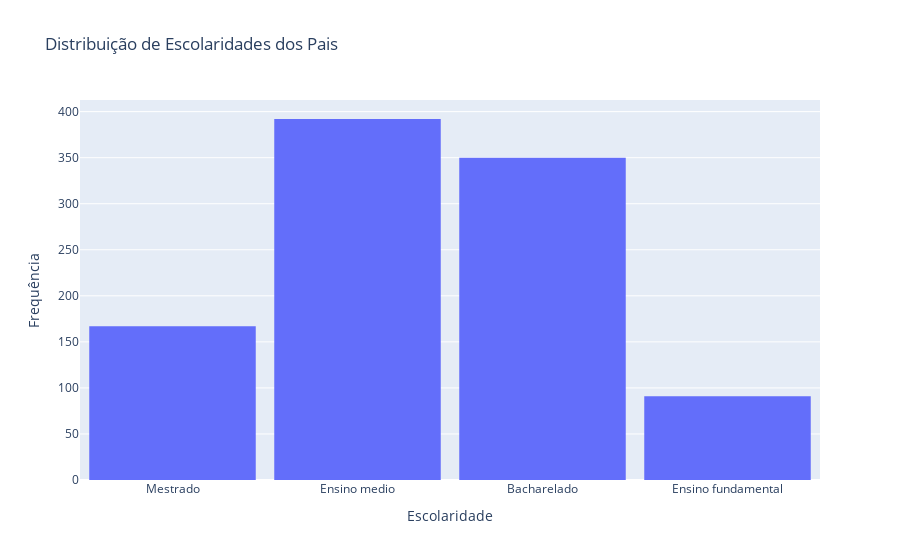

Notebook code for this chart:
### Code cell
fig = px.histogram(df, x='escolaridade_dos_pais', nbins=10, title='Distribuição de Escolaridades dos Pais')
fig.update_layout(bargap=0.1, xaxis_title='Escolaridade', yaxis_title='Frequência')
fig.show()

### Figure 1 — Plotly figure (JSON) as saved in the notebook; plotly's stock layout.template omitted (floating-point values rounded to 4 significant figures; data arrays with more than 128 entries replaced by an {"elided": "..."} marker saying what was removed)
{"data": [{"alignmentgroup": "True", "bingroup": "x", "hovertemplate": "escolaridade_dos_pais=%{x}<br>count=%{y}<extra></extra>", "legendgroup": "", "marker": {"color": "#636efa", "pattern": {"shape": ""}}, "name": "", "nbinsx": 10, "offsetgroup": "", "orientation": "v", "showlegend": false, "type": "histogram", "x": {"elided": "1000 str values"}, "xaxis": "x", "yaxis": "y"}], "layout": {"autosize": true, "bargap": 0.1, "barmode": "relative", "legend": {"tracegroupgap": 0}, "title": {"text": "Distribuição de Escolaridades dos Pais"}, "xaxis": {"anchor": "y", "autorange": true, "domain": [0, 1], "range": [-0.5, 3.5], "title": {"text": "Escolaridade"}, "type": "category"}, "yaxis": {"anchor": "x", "autorange": true, "domain": [0, 1], "range": [0, 412.6], "title": {"text": "Frequência"}}}}
